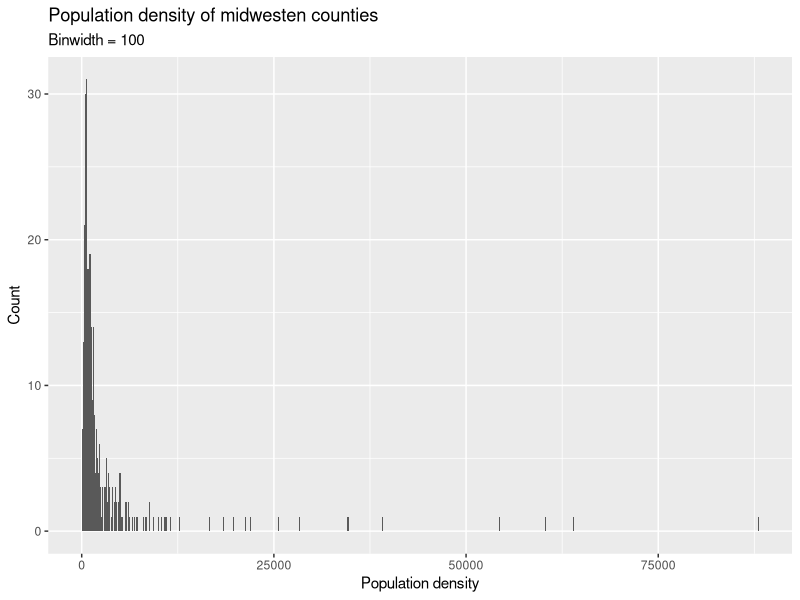
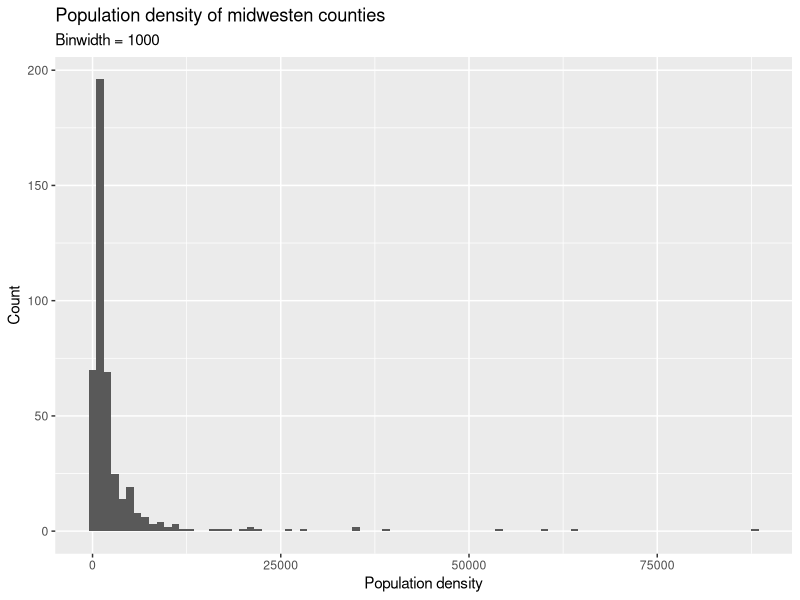
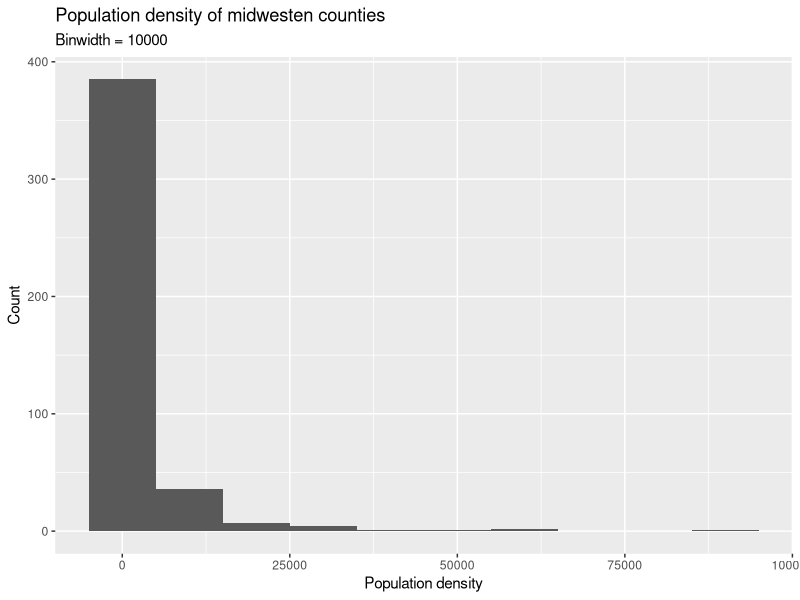
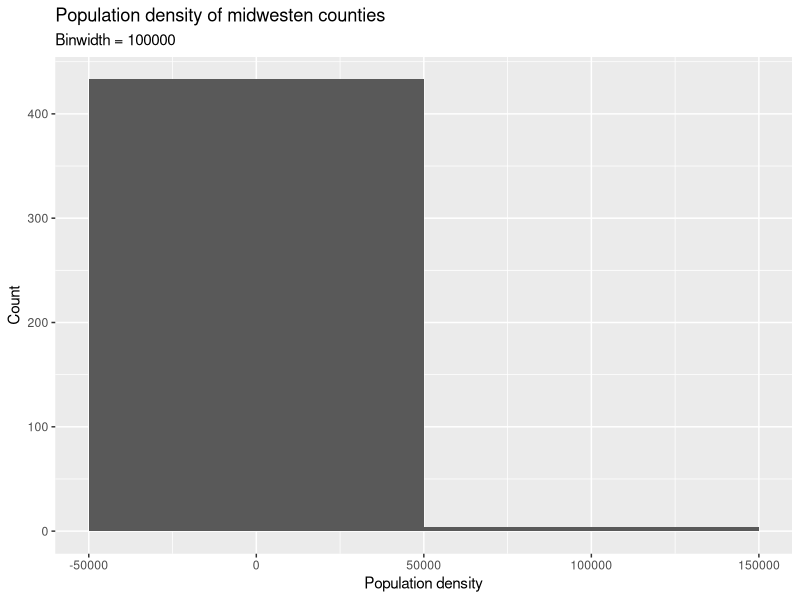

R code for these plots, in order:
## ---- chunk 1
library(tidyverse)
## ---- chunk 2
ggplot(midwest, aes(x = popdensity)) +
  geom_histogram(binwidth = 100) +
  labs(
    x = "Population density",
    y = "Count",
    title = "Population density of midwesten counties",
    subtitle = "Binwidth = 100"
  )

ggplot(midwest, aes(x = popdensity)) +
  geom_histogram(binwidth = 1000) +
  labs(
    x = "Population density",
    y = "Count",
    title = "Population density of midwesten counties",
    subtitle = "Binwidth = 1000"
  )

ggplot(midwest, aes(x = popdensity)) +
  geom_histogram(binwidth = 10000) +
  labs(
    x = "Population density",
    y = "Count",
    title = "Population density of midwesten counties",
    subtitle = "Binwidth = 10000"
  )

ggplot(midwest, aes(x = popdensity)) +
  geom_histogram(binwidth = 100000) +
  labs(
    x = "Population density",
    y = "Count",
    title = "Population density of midwesten counties",
    subtitle = "Binwidth = 100000"
  )
